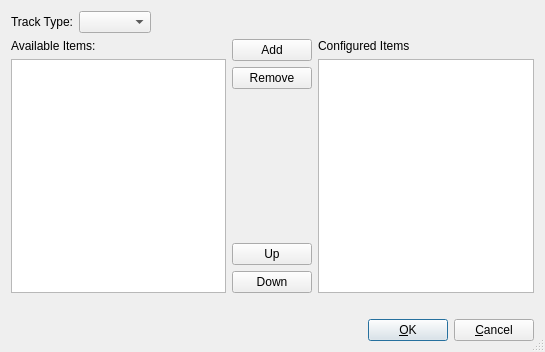
<ui version="4.0" >
 <author></author>
 <comment></comment>
 <exportmacro></exportmacro>
 <class>ConfigTrackListBase</class>
 <widget class="QDialog" name="ConfigTrackListBase" >
  <property name="geometry" >
   <rect>
    <x>0</x>
    <y>0</y>
    <width>545</width>
    <height>352</height>
   </rect>
  </property>
  <property name="windowTitle" >
   <string>MusE: Config Track List</string>
  </property>
  <property name="sizeGripEnabled" >
   <bool>true</bool>
  </property>
  <layout class="QVBoxLayout" >
   <property name="margin" >
    <number>11</number>
   </property>
   <property name="spacing" >
    <number>6</number>
   </property>
   <item>
    <layout class="QHBoxLayout" >
     <property name="margin" >
      <number>0</number>
     </property>
     <property name="spacing" >
      <number>6</number>
     </property>
     <item>
      <widget class="QLabel" name="textLabel1" >
       <property name="text" >
        <string>Track Type:</string>
       </property>
      </widget>
     </item>
     <item>
      <widget class="QComboBox" name="trackType" />
     </item>
     <item>
      <spacer>
       <property name="orientation" >
        <enum>Qt::Horizontal</enum>
       </property>
       <property name="sizeType" >
        <enum>QSizePolicy::Expanding</enum>
       </property>
       <property name="sizeHint" >
        <size>
         <width>40</width>
         <height>20</height>
        </size>
       </property>
      </spacer>
     </item>
    </layout>
   </item>
   <item>
    <layout class="QHBoxLayout" >
     <property name="margin" >
      <number>0</number>
     </property>
     <property name="spacing" >
      <number>6</number>
     </property>
     <item>
      <layout class="QVBoxLayout" >
       <property name="margin" >
        <number>0</number>
       </property>
       <property name="spacing" >
        <number>6</number>
       </property>
       <item>
        <widget class="QLabel" name="textLabel2" >
         <property name="text" >
          <string>Available Items:</string>
         </property>
        </widget>
       </item>
       <item>
        <widget class="QListWidget" name="availableList" >
         <property name="selectionBehavior" >
          <enum>QAbstractItemView::SelectRows</enum>
         </property>
         <property name="modelColumn" >
          <number>0</number>
         </property>
        </widget>
       </item>
      </layout>
     </item>
     <item>
      <layout class="QVBoxLayout" >
       <property name="margin" >
        <number>0</number>
       </property>
       <property name="spacing" >
        <number>6</number>
       </property>
       <item>
        <widget class="QPushButton" name="addItem" >
         <property name="text" >
          <string>Add</string>
         </property>
        </widget>
       </item>
       <item>
        <widget class="QPushButton" name="removeItem" >
         <property name="text" >
          <string>Remove</string>
         </property>
        </widget>
       </item>
       <item>
        <spacer>
         <property name="orientation" >
          <enum>Qt::Vertical</enum>
         </property>
         <property name="sizeType" >
          <enum>QSizePolicy::Expanding</enum>
         </property>
         <property name="sizeHint" >
          <size>
           <width>20</width>
           <height>40</height>
          </size>
         </property>
        </spacer>
       </item>
       <item>
        <widget class="QPushButton" name="up" >
         <property name="text" >
          <string>Up</string>
         </property>
        </widget>
       </item>
       <item>
        <widget class="QPushButton" name="down" >
         <property name="text" >
          <string>Down</string>
         </property>
        </widget>
       </item>
      </layout>
     </item>
     <item>
      <layout class="QVBoxLayout" >
       <property name="margin" >
        <number>0</number>
       </property>
       <property name="spacing" >
        <number>6</number>
       </property>
       <item>
        <widget class="QLabel" name="textLabel3" >
         <property name="text" >
          <string>Configured Items</string>
         </property>
        </widget>
       </item>
       <item>
        <widget class="QListWidget" name="configuredList" >
         <property name="selectionBehavior" >
          <enum>QAbstractItemView::SelectRows</enum>
         </property>
        </widget>
       </item>
      </layout>
     </item>
    </layout>
   </item>
   <item>
    <layout class="QHBoxLayout" >
     <property name="margin" >
      <number>0</number>
     </property>
     <property name="spacing" >
      <number>6</number>
     </property>
     <item>
      <spacer>
       <property name="orientation" >
        <enum>Qt::Horizontal</enum>
       </property>
       <property name="sizeType" >
        <enum>QSizePolicy::Expanding</enum>
       </property>
       <property name="sizeHint" >
        <size>
         <width>40</width>
         <height>20</height>
        </size>
       </property>
      </spacer>
     </item>
    </layout>
   </item>
   <item>
    <layout class="QHBoxLayout" >
     <property name="margin" >
      <number>0</number>
     </property>
     <property name="spacing" >
      <number>6</number>
     </property>
     <item>
      <spacer>
       <property name="orientation" >
        <enum>Qt::Horizontal</enum>
       </property>
       <property name="sizeType" >
        <enum>QSizePolicy::Expanding</enum>
       </property>
       <property name="sizeHint" >
        <size>
         <width>20</width>
         <height>20</height>
        </size>
       </property>
      </spacer>
     </item>
     <item>
      <widget class="QPushButton" name="ok" >
       <property name="text" >
        <string>&amp;OK</string>
       </property>
       <property name="shortcut" >
        <string/>
       </property>
       <property name="autoDefault" >
        <bool>true</bool>
       </property>
       <property name="default" >
        <bool>true</bool>
       </property>
      </widget>
     </item>
     <item>
      <widget class="QPushButton" name="cancel" >
       <property name="text" >
        <string>&amp;Cancel</string>
       </property>
       <property name="shortcut" >
        <string/>
       </property>
       <property name="autoDefault" >
        <bool>true</bool>
       </property>
      </widget>
     </item>
    </layout>
   </item>
  </layout>
 </widget>
 <layoutdefault spacing="6" margin="11" />
 <pixmapfunction>qPixmapFromMimeSource</pixmapfunction>
 <resources/>
 <connections>
  <connection>
   <sender>ok</sender>
   <signal>clicked()</signal>
   <receiver>ConfigTrackListBase</receiver>
   <slot>accept()</slot>
   <hints>
    <hint type="sourcelabel" >
     <x>393</x>
     <y>321</y>
    </hint>
    <hint type="destinationlabel" >
     <x>259</x>
     <y>326</y>
    </hint>
   </hints>
  </connection>
  <connection>
   <sender>cancel</sender>
   <signal>clicked()</signal>
   <receiver>ConfigTrackListBase</receiver>
   <slot>reject()</slot>
   <hints>
    <hint type="sourcelabel" >
     <x>484</x>
     <y>327</y>
    </hint>
    <hint type="destinationlabel" >
     <x>437</x>
     <y>283</y>
    </hint>
   </hints>
  </connection>
 </connections>
</ui>
